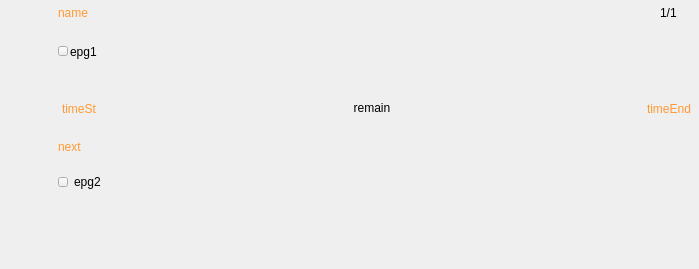
<?xml version="1.0" encoding="UTF-8"?>
<ui version="4.0">
 <class>m_InfoPanelBig</class>
 <widget class="QWidget" name="m_InfoPanelBig">
  <property name="geometry">
   <rect>
    <x>0</x>
    <y>0</y>
    <width>699</width>
    <height>269</height>
   </rect>
  </property>
  <property name="sizePolicy">
   <sizepolicy hsizetype="Expanding" vsizetype="Minimum">
    <horstretch>0</horstretch>
    <verstretch>0</verstretch>
   </sizepolicy>
  </property>
  <property name="contextMenuPolicy">
   <enum>Qt::NoContextMenu</enum>
  </property>
  <property name="windowTitle">
   <string notr="true"/>
  </property>
  <layout class="QGridLayout" name="gridLayout">
   <property name="leftMargin">
    <number>4</number>
   </property>
   <property name="topMargin">
    <number>4</number>
   </property>
   <property name="rightMargin">
    <number>4</number>
   </property>
   <property name="bottomMargin">
    <number>4</number>
   </property>
   <property name="spacing">
    <number>2</number>
   </property>
   <item row="2" column="1">
    <layout class="QHBoxLayout" name="horizontalLayout_5">
     <property name="spacing">
      <number>8</number>
     </property>
     <property name="leftMargin">
      <number>4</number>
     </property>
     <property name="rightMargin">
      <number>4</number>
     </property>
     <item>
      <widget class="CSkinOneLineText" name="m_TimeSt">
       <property name="sizePolicy">
        <sizepolicy hsizetype="Minimum" vsizetype="Expanding">
         <horstretch>0</horstretch>
         <verstretch>0</verstretch>
        </sizepolicy>
       </property>
       <property name="palette">
        <palette>
         <active>
          <colorrole role="WindowText">
           <brush brushstyle="SolidPattern">
            <color alpha="255">
             <red>255</red>
             <green>153</green>
             <blue>51</blue>
            </color>
           </brush>
          </colorrole>
         </active>
         <inactive>
          <colorrole role="WindowText">
           <brush brushstyle="SolidPattern">
            <color alpha="255">
             <red>255</red>
             <green>153</green>
             <blue>51</blue>
            </color>
           </brush>
          </colorrole>
         </inactive>
         <disabled>
          <colorrole role="WindowText">
           <brush brushstyle="SolidPattern">
            <color alpha="255">
             <red>120</red>
             <green>120</green>
             <blue>120</blue>
            </color>
           </brush>
          </colorrole>
         </disabled>
        </palette>
       </property>
       <property name="text">
        <string notr="true">timeSt</string>
       </property>
      </widget>
     </item>
     <item>
      <widget class="CSkinProgressWidget" name="m_ProgressWidget" native="true">
       <property name="sizePolicy">
        <sizepolicy hsizetype="Expanding" vsizetype="Expanding">
         <horstretch>0</horstretch>
         <verstretch>0</verstretch>
        </sizepolicy>
       </property>
       <property name="sliderInfo" stdset="0">
        <string notr="true">color1=&quot;0xA0909090&quot; color2=&quot;0xAA146414&quot; type=&quot;0&quot; roundcorner=&quot;0&quot; borderwidth=&quot;0&quot; bordercolor=&quot;0xFF010101&quot;</string>
       </property>
       <property name="slider2Info" stdset="0">
        <string notr="true">color1=&quot;0x541414C8&quot; color2=&quot;0xC0C0C0C0&quot; type=&quot;0&quot; roundcorner=&quot;0&quot; borderwidth=&quot;0&quot; bordercolor=&quot;0xFF010101&quot;</string>
       </property>
       <property name="borderInfo" stdset="0">
        <string notr="true">borderwidth=&quot;1&quot; roundcorner=&quot;0&quot; bordercolor=&quot;0xB0FF9933&quot; </string>
       </property>
       <layout class="QHBoxLayout" name="layout11">
        <property name="spacing">
         <number>0</number>
        </property>
        <property name="leftMargin">
         <number>0</number>
        </property>
        <property name="topMargin">
         <number>4</number>
        </property>
        <property name="rightMargin">
         <number>0</number>
        </property>
        <property name="bottomMargin">
         <number>6</number>
        </property>
        <item>
         <widget class="CSkinOneLineText" name="m_Remain">
          <property name="sizePolicy">
           <sizepolicy hsizetype="Expanding" vsizetype="Expanding">
            <horstretch>0</horstretch>
            <verstretch>0</verstretch>
           </sizepolicy>
          </property>
          <property name="text">
           <string notr="true">remain</string>
          </property>
          <property name="alignment">
           <set>Qt::AlignCenter</set>
          </property>
         </widget>
        </item>
       </layout>
      </widget>
     </item>
     <item>
      <widget class="CSkinOneLineText" name="m_TimeEnd">
       <property name="sizePolicy">
        <sizepolicy hsizetype="Minimum" vsizetype="Expanding">
         <horstretch>0</horstretch>
         <verstretch>0</verstretch>
        </sizepolicy>
       </property>
       <property name="palette">
        <palette>
         <active>
          <colorrole role="WindowText">
           <brush brushstyle="SolidPattern">
            <color alpha="255">
             <red>255</red>
             <green>153</green>
             <blue>51</blue>
            </color>
           </brush>
          </colorrole>
         </active>
         <inactive>
          <colorrole role="WindowText">
           <brush brushstyle="SolidPattern">
            <color alpha="255">
             <red>255</red>
             <green>153</green>
             <blue>51</blue>
            </color>
           </brush>
          </colorrole>
         </inactive>
         <disabled>
          <colorrole role="WindowText">
           <brush brushstyle="SolidPattern">
            <color alpha="255">
             <red>120</red>
             <green>120</green>
             <blue>120</blue>
            </color>
           </brush>
          </colorrole>
         </disabled>
        </palette>
       </property>
       <property name="text">
        <string notr="true">timeEnd</string>
       </property>
      </widget>
     </item>
    </layout>
   </item>
   <item row="1" column="1">
    <layout class="QHBoxLayout" name="horizontalLayout_2">
     <item>
      <widget class="CSkinButton" name="m_EpgDesc1">
       <property name="minimumSize">
        <size>
         <width>10</width>
         <height>10</height>
        </size>
       </property>
       <property name="focusPolicy">
        <enum>Qt::NoFocus</enum>
       </property>
       <property name="text">
        <string notr="true"/>
       </property>
       <property name="iconSize">
        <size>
         <width>0</width>
         <height>0</height>
        </size>
       </property>
       <property name="checkable">
        <bool>false</bool>
       </property>
       <property name="skinImage" stdset="0">
        <stringlist notr="true">
         <string>src=&quot;img\tree\info.png&quot; statecount=&quot;1&quot; duration=&quot;0&quot; autoScale=&quot;0&quot;</string>
        </stringlist>
       </property>
      </widget>
     </item>
     <item>
      <widget class="CSkinOneLineText" name="m_Epg1">
       <property name="sizePolicy">
        <sizepolicy hsizetype="Expanding" vsizetype="Expanding">
         <horstretch>0</horstretch>
         <verstretch>0</verstretch>
        </sizepolicy>
       </property>
       <property name="text">
        <string>epg1</string>
       </property>
       <property name="rowLimit" stdset="0">
        <number>2</number>
       </property>
      </widget>
     </item>
    </layout>
   </item>
   <item row="0" column="1">
    <layout class="QHBoxLayout" name="horizontalLayout_Str1">
     <property name="spacing">
      <number>4</number>
     </property>
     <property name="sizeConstraint">
      <enum>QLayout::SetDefaultConstraint</enum>
     </property>
     <property name="leftMargin">
      <number>0</number>
     </property>
     <item>
      <widget class="CSkinOneLineText" name="m_Name">
       <property name="sizePolicy">
        <sizepolicy hsizetype="Expanding" vsizetype="Minimum">
         <horstretch>0</horstretch>
         <verstretch>0</verstretch>
        </sizepolicy>
       </property>
       <property name="palette">
        <palette>
         <active>
          <colorrole role="WindowText">
           <brush brushstyle="SolidPattern">
            <color alpha="255">
             <red>255</red>
             <green>153</green>
             <blue>51</blue>
            </color>
           </brush>
          </colorrole>
         </active>
         <inactive>
          <colorrole role="WindowText">
           <brush brushstyle="SolidPattern">
            <color alpha="255">
             <red>255</red>
             <green>153</green>
             <blue>51</blue>
            </color>
           </brush>
          </colorrole>
         </inactive>
         <disabled>
          <colorrole role="WindowText">
           <brush brushstyle="SolidPattern">
            <color alpha="255">
             <red>120</red>
             <green>120</green>
             <blue>120</blue>
            </color>
           </brush>
          </colorrole>
         </disabled>
        </palette>
       </property>
       <property name="text">
        <string>name</string>
       </property>
       <property name="addheight" stdset="0">
        <number>4</number>
       </property>
       <property name="rowLimit" stdset="0">
        <number>2</number>
       </property>
      </widget>
     </item>
     <item alignment="Qt::AlignVCenter">
      <widget class="QWidget" name="m_ImgContainer" native="true">
       <layout class="QHBoxLayout" name="horizontalLayout_8">
        <property name="spacing">
         <number>4</number>
        </property>
        <property name="leftMargin">
         <number>0</number>
        </property>
        <property name="topMargin">
         <number>0</number>
        </property>
        <property name="rightMargin">
         <number>0</number>
        </property>
        <property name="bottomMargin">
         <number>0</number>
        </property>
        <item>
         <widget class="CSkinProgressWidget" name="m_TimeshiftInfo" native="true">
          <property name="sizePolicy">
           <sizepolicy hsizetype="Minimum" vsizetype="Preferred">
            <horstretch>0</horstretch>
            <verstretch>0</verstretch>
           </sizepolicy>
          </property>
          <property name="borderInfo" stdset="0">
           <string notr="true">borderwidth=&quot;1&quot; roundcorner=&quot;4&quot; bordercolor=&quot;0xD0CCFFCC&quot; </string>
          </property>
          <layout class="QHBoxLayout" name="horizontalLayout_7">
           <property name="spacing">
            <number>0</number>
           </property>
           <property name="leftMargin">
            <number>4</number>
           </property>
           <property name="topMargin">
            <number>4</number>
           </property>
           <property name="rightMargin">
            <number>4</number>
           </property>
           <property name="bottomMargin">
            <number>4</number>
           </property>
           <item>
            <widget class="COsdImage" name="m_TimeshiftImg" native="true">
             <property name="imageParams" stdset="0">
              <string notr="true">src=&quot;img/osd/infopanel/timeshift.png&quot;</string>
             </property>
            </widget>
           </item>
          </layout>
         </widget>
        </item>
        <item>
         <widget class="CSkinProgressWidget" name="m_SubInfo" native="true">
          <property name="sizePolicy">
           <sizepolicy hsizetype="Minimum" vsizetype="Preferred">
            <horstretch>0</horstretch>
            <verstretch>0</verstretch>
           </sizepolicy>
          </property>
          <property name="borderInfo" stdset="0">
           <string notr="true">borderwidth=&quot;1&quot; roundcorner=&quot;4&quot; bordercolor=&quot;0xD0CCFFCC&quot; </string>
          </property>
          <layout class="QHBoxLayout" name="horizontalLayout_6">
           <property name="spacing">
            <number>0</number>
           </property>
           <property name="leftMargin">
            <number>8</number>
           </property>
           <property name="topMargin">
            <number>4</number>
           </property>
           <property name="rightMargin">
            <number>8</number>
           </property>
           <property name="bottomMargin">
            <number>4</number>
           </property>
           <item>
            <widget class="COsdImage" name="m_SubInfoImg" native="true">
             <property name="imageParams" stdset="0">
              <string notr="true">src=&quot;img/osd/infopanel/sub.png&quot;</string>
             </property>
            </widget>
           </item>
          </layout>
         </widget>
        </item>
        <item>
         <widget class="CSkinProgressWidget" name="m_AudioInfo" native="true">
          <property name="sizePolicy">
           <sizepolicy hsizetype="Minimum" vsizetype="Preferred">
            <horstretch>0</horstretch>
            <verstretch>0</verstretch>
           </sizepolicy>
          </property>
          <property name="borderInfo" stdset="0">
           <string notr="true">borderwidth=&quot;1&quot; roundcorner=&quot;4&quot; bordercolor=&quot;0xD0CCFFCC&quot; </string>
          </property>
          <layout class="QHBoxLayout" name="horizontalLayout">
           <property name="spacing">
            <number>2</number>
           </property>
           <property name="leftMargin">
            <number>6</number>
           </property>
           <property name="topMargin">
            <number>2</number>
           </property>
           <property name="rightMargin">
            <number>6</number>
           </property>
           <property name="bottomMargin">
            <number>2</number>
           </property>
           <item>
            <widget class="COsdImage" name="m_AudioInfoImg" native="true">
             <property name="sizePolicy">
              <sizepolicy hsizetype="Preferred" vsizetype="Preferred">
               <horstretch>0</horstretch>
               <verstretch>0</verstretch>
              </sizepolicy>
             </property>
             <property name="imageParams" stdset="0">
              <string notr="true">src=&quot;img/osd/infopanel/speaker.png&quot;</string>
             </property>
            </widget>
           </item>
           <item>
            <widget class="CSkinOneLineText" name="m_AudioInfoText">
             <property name="sizePolicy">
              <sizepolicy hsizetype="Preferred" vsizetype="Preferred">
               <horstretch>0</horstretch>
               <verstretch>0</verstretch>
              </sizepolicy>
             </property>
             <property name="text">
              <string notr="true">1/1</string>
             </property>
            </widget>
           </item>
          </layout>
         </widget>
        </item>
        <item>
         <widget class="CSkinProgressWidget" name="m_HdInfo" native="true">
          <property name="sizePolicy">
           <sizepolicy hsizetype="Minimum" vsizetype="Preferred">
            <horstretch>0</horstretch>
            <verstretch>0</verstretch>
           </sizepolicy>
          </property>
          <property name="borderInfo" stdset="0">
           <string notr="true">borderwidth=&quot;1&quot; roundcorner=&quot;4&quot; bordercolor=&quot;0xD0CCFFCC&quot; </string>
          </property>
          <layout class="QHBoxLayout" name="horizontalLayout_6">
           <property name="spacing">
            <number>0</number>
           </property>
           <property name="leftMargin">
            <number>4</number>
           </property>
           <property name="topMargin">
            <number>2</number>
           </property>
           <property name="rightMargin">
            <number>4</number>
           </property>
           <property name="bottomMargin">
            <number>2</number>
           </property>
           <item>
            <widget class="COsdImage" name="m_HdInfoImg" native="true">
             <property name="imageParams" stdset="0">
              <string notr="true">src=&quot;img/osd/infopanel/videohd.png&quot;</string>
             </property>
            </widget>
           </item>
          </layout>
         </widget>
        </item>
       </layout>
      </widget>
     </item>
    </layout>
   </item>
   <item row="4" column="1">
    <widget class="CSkinOneLineText" name="m_Next">
     <property name="sizePolicy">
      <sizepolicy hsizetype="Minimum" vsizetype="Minimum">
       <horstretch>0</horstretch>
       <verstretch>0</verstretch>
      </sizepolicy>
     </property>
     <property name="palette">
      <palette>
       <active>
        <colorrole role="WindowText">
         <brush brushstyle="SolidPattern">
          <color alpha="255">
           <red>255</red>
           <green>153</green>
           <blue>51</blue>
          </color>
         </brush>
        </colorrole>
       </active>
       <inactive>
        <colorrole role="WindowText">
         <brush brushstyle="SolidPattern">
          <color alpha="255">
           <red>255</red>
           <green>153</green>
           <blue>51</blue>
          </color>
         </brush>
        </colorrole>
       </inactive>
       <disabled>
        <colorrole role="WindowText">
         <brush brushstyle="SolidPattern">
          <color alpha="255">
           <red>120</red>
           <green>120</green>
           <blue>120</blue>
          </color>
         </brush>
        </colorrole>
       </disabled>
      </palette>
     </property>
     <property name="text">
      <string notr="true">next</string>
     </property>
    </widget>
   </item>
   <item row="5" column="1">
    <layout class="QHBoxLayout" name="horizontalLayout_3">
     <property name="spacing">
      <number>6</number>
     </property>
     <property name="sizeConstraint">
      <enum>QLayout::SetDefaultConstraint</enum>
     </property>
     <property name="leftMargin">
      <number>0</number>
     </property>
     <property name="topMargin">
      <number>0</number>
     </property>
     <property name="bottomMargin">
      <number>2</number>
     </property>
     <item>
      <widget class="CSkinButton" name="m_EpgDesc2">
       <property name="minimumSize">
        <size>
         <width>10</width>
         <height>10</height>
        </size>
       </property>
       <property name="focusPolicy">
        <enum>Qt::NoFocus</enum>
       </property>
       <property name="iconSize">
        <size>
         <width>0</width>
         <height>0</height>
        </size>
       </property>
       <property name="skinImage" stdset="0">
        <stringlist notr="true">
         <string>src=&quot;img\tree\info.png&quot; statecount=&quot;1&quot; duration=&quot;0&quot; autoScale=&quot;0&quot;</string>
        </stringlist>
       </property>
      </widget>
     </item>
     <item>
      <widget class="CSkinOneLineText" name="m_Epg2">
       <property name="sizePolicy">
        <sizepolicy hsizetype="Expanding" vsizetype="Expanding">
         <horstretch>0</horstretch>
         <verstretch>0</verstretch>
        </sizepolicy>
       </property>
       <property name="text">
        <string>epg2</string>
       </property>
       <property name="rowLimit" stdset="0">
        <number>2</number>
       </property>
      </widget>
     </item>
    </layout>
   </item>
   <item row="6" column="1">
    <spacer name="verticalSpacer">
     <property name="orientation">
      <enum>Qt::Vertical</enum>
     </property>
     <property name="sizeHint" stdset="0">
      <size>
       <width>20</width>
       <height>0</height>
      </size>
     </property>
    </spacer>
   </item>
   <item row="0" column="0" rowspan="7">
    <layout class="QHBoxLayout" name="horizontalLayout_4">
     <property name="spacing">
      <number>0</number>
     </property>
     <property name="topMargin">
      <number>2</number>
     </property>
     <property name="rightMargin">
      <number>4</number>
     </property>
     <property name="bottomMargin">
      <number>2</number>
     </property>
     <item alignment="Qt::AlignVCenter">
      <widget class="CLogoView" name="m_Logo" native="true">
       <property name="sizePolicy">
        <sizepolicy hsizetype="Preferred" vsizetype="Expanding">
         <horstretch>0</horstretch>
         <verstretch>0</verstretch>
        </sizepolicy>
       </property>
       <property name="minimumSize">
        <size>
         <width>48</width>
         <height>48</height>
        </size>
       </property>
       <property name="contextMenuPolicy">
        <enum>Qt::NoContextMenu</enum>
       </property>
      </widget>
     </item>
    </layout>
   </item>
  </layout>
 </widget>
 <customwidgets>
  <customwidget>
   <class>CSkinOneLineText</class>
   <extends>QLabel</extends>
   <header>skinonelinetext.h</header>
  </customwidget>
  <customwidget>
   <class>CSkinButton</class>
   <extends>QToolButton</extends>
   <header>skinbutton.h</header>
  </customwidget>
  <customwidget>
   <class>CLogoView</class>
   <extends>QWidget</extends>
   <header>logoview.h</header>
  </customwidget>
  <customwidget>
   <class>CSkinProgressWidget</class>
   <extends>QWidget</extends>
   <header>skinprogresswidget.h</header>
   <container>1</container>
  </customwidget>
  <customwidget>
   <class>COsdImage</class>
   <extends>QWidget</extends>
   <header>osdimage.h</header>
  </customwidget>
 </customwidgets>
 <resources/>
 <connections/>
</ui>
